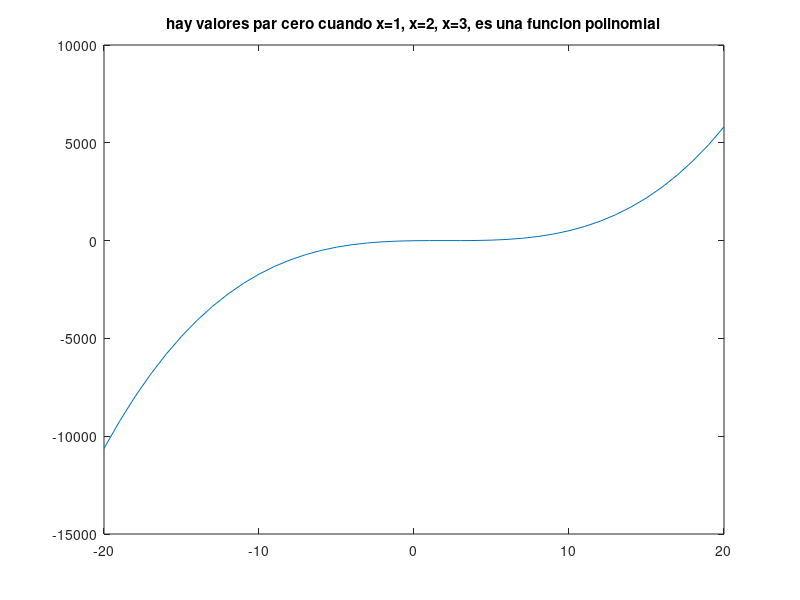

Write MATLAB code to recreate this figure.
%descricion:  para graficar funciones polinomiales 
%author: Jafet martinez meza 
%fecha: 19/11/2021
%date: 202123653
x=-20:1:20
y=((x.^3)-(6.*(x.^2))+(11.*x)-6);
plot (x,y);
title("hay valores par cero cuando x=1, x=2, x=3, es una funcion polinomial");
